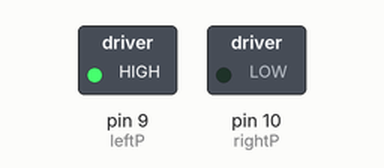
Simulated run of this sketch. Board: Arduino Uno, built with avr-gcc and run on an emulated ATmega328P. On the bench: switched loads named in the sketch (green lamp = pin HIGH).

Above: at 0.5 s.
At 2.5 s:
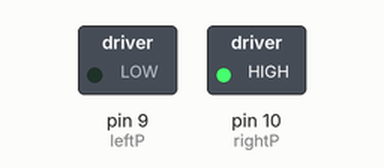
At 3.5 s:
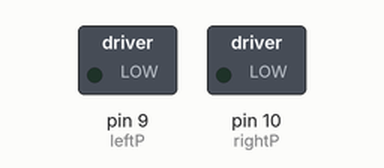
Timing chart, 0 to 5.2 s (numbered marks = the images above):
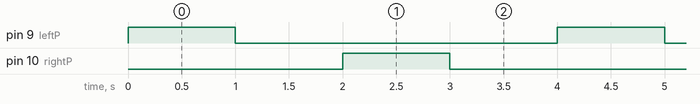

Measured:
- by itself, pin 9 (leftP), pin 10 (rightP): alternates HIGH for 1.0 s and LOW for 3.0 s
- by itself, everything shown: repeats every 4.0 s, in 4 steps

The sketch:

MotorPowerController.ino
```cpp
int leftP = 9;
int rightP = 10;
void setup() {
  pinMode(leftP, OUTPUT);
  pinMode(rightP, OUTPUT);
}
void loop() {
  digitalWrite(rightP, LOW);
  digitalWrite(leftP, HIGH);
  delay(1000);
  digitalWrite(rightP, LOW);
  digitalWrite(leftP, LOW);
  delay(1000);
  digitalWrite(leftP, LOW);
  digitalWrite(rightP, HIGH);
  delay(1000);
  digitalWrite(rightP, LOW);
  digitalWrite(leftP, LOW);
  delay(1000);
}
```
